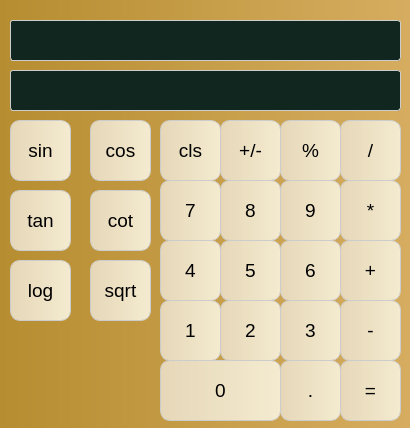
<?xml version="1.0" encoding="UTF-8"?>
<ui version="4.0">
 <class>MainWindow</class>
 <widget class="QMainWindow" name="MainWindow">
  <property name="geometry">
   <rect>
    <x>0</x>
    <y>0</y>
    <width>410</width>
    <height>428</height>
   </rect>
  </property>
  <property name="windowTitle">
   <string>MainWindow</string>
  </property>
  <property name="styleSheet">
   <string notr="true">QWidget {
    background-color: qlineargradient(x1: 0, y1: 0, x2: 1, y2: 0, stop: 0 #B68D30, stop: 1 #D6AD60);
}
QLineEdit {
    background-color: #122620;
    border: 1px solid #CCCCCC;
    padding: 5px;
    border-radius: 3px;
    color: white; /* Text color */
}
QPushButton {
    background-color: qlineargradient(x1: 0, y1: 0, x2: 1, y2: 0, stop: 0 #E6D7B8, stop: 1 #F4EBD0);
    border-radius: 10px;
    padding: 10px;
    color: black;
    border: 1px solid #CCCCCC; /* Button border */
}
QPushButton:hover {
    background-color: white;
    border-radius: 10px;
    padding: 10px;
    color: black;
}
QPushButton:pressed {
    background-color: #D6AD60;
    border-radius: 10px;
    padding: 10px;
    color: black;
}</string>
  </property>
  <widget class="QWidget" name="centralwidget">
   <property name="enabled">
    <bool>true</bool>
   </property>
   <widget class="QLineEdit" name="history_box">
    <property name="enabled">
     <bool>false</bool>
    </property>
    <property name="geometry">
     <rect>
      <x>10</x>
      <y>20</y>
      <width>391</width>
      <height>41</height>
     </rect>
    </property>
    <property name="readOnly">
     <bool>true</bool>
    </property>
   </widget>
   <widget class="QLineEdit" name="input_box">
    <property name="enabled">
     <bool>false</bool>
    </property>
    <property name="geometry">
     <rect>
      <x>10</x>
      <y>70</y>
      <width>391</width>
      <height>41</height>
     </rect>
    </property>
   </widget>
   <widget class="QPushButton" name="divide">
    <property name="enabled">
     <bool>false</bool>
    </property>
    <property name="geometry">
     <rect>
      <x>340</x>
      <y>120</y>
      <width>61</width>
      <height>61</height>
     </rect>
    </property>
    <property name="font">
     <font>
      <pointsize>14</pointsize>
     </font>
    </property>
    <property name="text">
     <string>/</string>
    </property>
   </widget>
   <widget class="QPushButton" name="multiple">
    <property name="enabled">
     <bool>false</bool>
    </property>
    <property name="geometry">
     <rect>
      <x>340</x>
      <y>180</y>
      <width>61</width>
      <height>61</height>
     </rect>
    </property>
    <property name="font">
     <font>
      <pointsize>14</pointsize>
     </font>
    </property>
    <property name="text">
     <string>*</string>
    </property>
   </widget>
   <widget class="QPushButton" name="minus">
    <property name="enabled">
     <bool>false</bool>
    </property>
    <property name="geometry">
     <rect>
      <x>340</x>
      <y>300</y>
      <width>61</width>
      <height>61</height>
     </rect>
    </property>
    <property name="font">
     <font>
      <pointsize>14</pointsize>
     </font>
    </property>
    <property name="text">
     <string>-</string>
    </property>
   </widget>
   <widget class="QPushButton" name="plus">
    <property name="enabled">
     <bool>false</bool>
    </property>
    <property name="geometry">
     <rect>
      <x>340</x>
      <y>240</y>
      <width>61</width>
      <height>61</height>
     </rect>
    </property>
    <property name="font">
     <font>
      <pointsize>14</pointsize>
     </font>
    </property>
    <property name="text">
     <string>+</string>
    </property>
   </widget>
   <widget class="QPushButton" name="result">
    <property name="enabled">
     <bool>false</bool>
    </property>
    <property name="geometry">
     <rect>
      <x>340</x>
      <y>360</y>
      <width>61</width>
      <height>61</height>
     </rect>
    </property>
    <property name="font">
     <font>
      <pointsize>14</pointsize>
     </font>
    </property>
    <property name="text">
     <string>=</string>
    </property>
   </widget>
   <widget class="QPushButton" name="percent">
    <property name="enabled">
     <bool>false</bool>
    </property>
    <property name="geometry">
     <rect>
      <x>280</x>
      <y>120</y>
      <width>61</width>
      <height>61</height>
     </rect>
    </property>
    <property name="font">
     <font>
      <pointsize>14</pointsize>
     </font>
    </property>
    <property name="text">
     <string>%</string>
    </property>
   </widget>
   <widget class="QPushButton" name="n6">
    <property name="enabled">
     <bool>false</bool>
    </property>
    <property name="geometry">
     <rect>
      <x>280</x>
      <y>240</y>
      <width>61</width>
      <height>61</height>
     </rect>
    </property>
    <property name="font">
     <font>
      <pointsize>14</pointsize>
     </font>
    </property>
    <property name="text">
     <string>6</string>
    </property>
   </widget>
   <widget class="QPushButton" name="dot">
    <property name="enabled">
     <bool>false</bool>
    </property>
    <property name="geometry">
     <rect>
      <x>280</x>
      <y>360</y>
      <width>61</width>
      <height>61</height>
     </rect>
    </property>
    <property name="font">
     <font>
      <pointsize>14</pointsize>
     </font>
    </property>
    <property name="text">
     <string>.</string>
    </property>
   </widget>
   <widget class="QPushButton" name="n9">
    <property name="enabled">
     <bool>false</bool>
    </property>
    <property name="geometry">
     <rect>
      <x>280</x>
      <y>180</y>
      <width>61</width>
      <height>61</height>
     </rect>
    </property>
    <property name="font">
     <font>
      <pointsize>14</pointsize>
     </font>
    </property>
    <property name="text">
     <string>9</string>
    </property>
   </widget>
   <widget class="QPushButton" name="n3">
    <property name="enabled">
     <bool>false</bool>
    </property>
    <property name="geometry">
     <rect>
      <x>280</x>
      <y>300</y>
      <width>61</width>
      <height>61</height>
     </rect>
    </property>
    <property name="font">
     <font>
      <pointsize>14</pointsize>
     </font>
    </property>
    <property name="text">
     <string>3</string>
    </property>
   </widget>
   <widget class="QPushButton" name="assign">
    <property name="enabled">
     <bool>false</bool>
    </property>
    <property name="geometry">
     <rect>
      <x>220</x>
      <y>120</y>
      <width>61</width>
      <height>61</height>
     </rect>
    </property>
    <property name="font">
     <font>
      <pointsize>14</pointsize>
     </font>
    </property>
    <property name="text">
     <string>+/-</string>
    </property>
   </widget>
   <widget class="QPushButton" name="n5">
    <property name="enabled">
     <bool>false</bool>
    </property>
    <property name="geometry">
     <rect>
      <x>220</x>
      <y>240</y>
      <width>61</width>
      <height>61</height>
     </rect>
    </property>
    <property name="font">
     <font>
      <pointsize>14</pointsize>
     </font>
    </property>
    <property name="text">
     <string>5</string>
    </property>
   </widget>
   <widget class="QPushButton" name="n0">
    <property name="enabled">
     <bool>false</bool>
    </property>
    <property name="geometry">
     <rect>
      <x>160</x>
      <y>360</y>
      <width>121</width>
      <height>61</height>
     </rect>
    </property>
    <property name="font">
     <font>
      <pointsize>14</pointsize>
     </font>
    </property>
    <property name="text">
     <string>0</string>
    </property>
   </widget>
   <widget class="QPushButton" name="n8">
    <property name="enabled">
     <bool>false</bool>
    </property>
    <property name="geometry">
     <rect>
      <x>220</x>
      <y>180</y>
      <width>61</width>
      <height>61</height>
     </rect>
    </property>
    <property name="font">
     <font>
      <pointsize>14</pointsize>
     </font>
    </property>
    <property name="styleSheet">
     <string notr="true"/>
    </property>
    <property name="text">
     <string>8</string>
    </property>
    <property name="default">
     <bool>false</bool>
    </property>
   </widget>
   <widget class="QPushButton" name="n2">
    <property name="enabled">
     <bool>false</bool>
    </property>
    <property name="geometry">
     <rect>
      <x>220</x>
      <y>300</y>
      <width>61</width>
      <height>61</height>
     </rect>
    </property>
    <property name="font">
     <font>
      <pointsize>14</pointsize>
     </font>
    </property>
    <property name="text">
     <string>2</string>
    </property>
   </widget>
   <widget class="QPushButton" name="clear">
    <property name="enabled">
     <bool>false</bool>
    </property>
    <property name="geometry">
     <rect>
      <x>160</x>
      <y>120</y>
      <width>61</width>
      <height>61</height>
     </rect>
    </property>
    <property name="font">
     <font>
      <pointsize>14</pointsize>
     </font>
    </property>
    <property name="text">
     <string>cls</string>
    </property>
   </widget>
   <widget class="QPushButton" name="n4">
    <property name="enabled">
     <bool>false</bool>
    </property>
    <property name="geometry">
     <rect>
      <x>160</x>
      <y>240</y>
      <width>61</width>
      <height>61</height>
     </rect>
    </property>
    <property name="font">
     <font>
      <pointsize>14</pointsize>
     </font>
    </property>
    <property name="text">
     <string>4</string>
    </property>
   </widget>
   <widget class="QPushButton" name="n7">
    <property name="enabled">
     <bool>false</bool>
    </property>
    <property name="geometry">
     <rect>
      <x>160</x>
      <y>180</y>
      <width>61</width>
      <height>61</height>
     </rect>
    </property>
    <property name="font">
     <font>
      <pointsize>14</pointsize>
     </font>
    </property>
    <property name="text">
     <string>7</string>
    </property>
   </widget>
   <widget class="QPushButton" name="n1">
    <property name="enabled">
     <bool>false</bool>
    </property>
    <property name="geometry">
     <rect>
      <x>160</x>
      <y>300</y>
      <width>61</width>
      <height>61</height>
     </rect>
    </property>
    <property name="font">
     <font>
      <pointsize>14</pointsize>
     </font>
    </property>
    <property name="text">
     <string>1</string>
    </property>
   </widget>
   <widget class="QPushButton" name="sin">
    <property name="enabled">
     <bool>false</bool>
    </property>
    <property name="geometry">
     <rect>
      <x>10</x>
      <y>120</y>
      <width>61</width>
      <height>61</height>
     </rect>
    </property>
    <property name="font">
     <font>
      <pointsize>14</pointsize>
     </font>
    </property>
    <property name="text">
     <string>sin</string>
    </property>
   </widget>
   <widget class="QPushButton" name="cot">
    <property name="enabled">
     <bool>false</bool>
    </property>
    <property name="geometry">
     <rect>
      <x>90</x>
      <y>190</y>
      <width>61</width>
      <height>61</height>
     </rect>
    </property>
    <property name="font">
     <font>
      <pointsize>14</pointsize>
     </font>
    </property>
    <property name="text">
     <string>cot</string>
    </property>
   </widget>
   <widget class="QPushButton" name="tan">
    <property name="enabled">
     <bool>false</bool>
    </property>
    <property name="geometry">
     <rect>
      <x>10</x>
      <y>190</y>
      <width>61</width>
      <height>61</height>
     </rect>
    </property>
    <property name="font">
     <font>
      <pointsize>14</pointsize>
     </font>
    </property>
    <property name="text">
     <string>tan</string>
    </property>
   </widget>
   <widget class="QPushButton" name="cos">
    <property name="enabled">
     <bool>false</bool>
    </property>
    <property name="geometry">
     <rect>
      <x>90</x>
      <y>120</y>
      <width>61</width>
      <height>61</height>
     </rect>
    </property>
    <property name="font">
     <font>
      <pointsize>14</pointsize>
     </font>
    </property>
    <property name="text">
     <string>cos</string>
    </property>
   </widget>
   <widget class="QPushButton" name="log">
    <property name="enabled">
     <bool>false</bool>
    </property>
    <property name="geometry">
     <rect>
      <x>10</x>
      <y>260</y>
      <width>61</width>
      <height>61</height>
     </rect>
    </property>
    <property name="font">
     <font>
      <pointsize>14</pointsize>
     </font>
    </property>
    <property name="text">
     <string>log</string>
    </property>
   </widget>
   <widget class="QPushButton" name="sqrt">
    <property name="enabled">
     <bool>false</bool>
    </property>
    <property name="geometry">
     <rect>
      <x>90</x>
      <y>260</y>
      <width>61</width>
      <height>61</height>
     </rect>
    </property>
    <property name="font">
     <font>
      <pointsize>14</pointsize>
     </font>
    </property>
    <property name="text">
     <string>sqrt</string>
    </property>
   </widget>
  </widget>
 </widget>
 <resources/>
 <connections/>
</ui>
